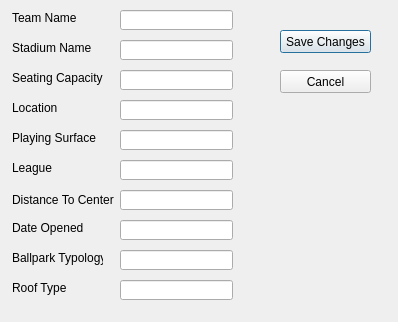
<?xml version="1.0" encoding="UTF-8"?>
<ui version="4.0">
 <class>editTeam</class>
 <widget class="QDialog" name="editTeam">
  <property name="geometry">
   <rect>
    <x>0</x>
    <y>0</y>
    <width>398</width>
    <height>322</height>
   </rect>
  </property>
  <property name="windowTitle">
   <string>Dialog</string>
  </property>
  <widget class="QLineEdit" name="lineEdit">
   <property name="geometry">
    <rect>
     <x>120</x>
     <y>10</y>
     <width>113</width>
     <height>20</height>
    </rect>
   </property>
  </widget>
  <widget class="QLabel" name="label">
   <property name="geometry">
    <rect>
     <x>12</x>
     <y>10</y>
     <width>91</width>
     <height>16</height>
    </rect>
   </property>
   <property name="text">
    <string>Team Name</string>
   </property>
  </widget>
  <widget class="QLabel" name="label_2">
   <property name="geometry">
    <rect>
     <x>12</x>
     <y>40</y>
     <width>91</width>
     <height>16</height>
    </rect>
   </property>
   <property name="text">
    <string>Stadium Name</string>
   </property>
  </widget>
  <widget class="QLabel" name="label_3">
   <property name="geometry">
    <rect>
     <x>12</x>
     <y>70</y>
     <width>91</width>
     <height>16</height>
    </rect>
   </property>
   <property name="text">
    <string>Seating Capacity</string>
   </property>
  </widget>
  <widget class="QLabel" name="label_4">
   <property name="geometry">
    <rect>
     <x>12</x>
     <y>100</y>
     <width>91</width>
     <height>16</height>
    </rect>
   </property>
   <property name="text">
    <string>Location</string>
   </property>
  </widget>
  <widget class="QLabel" name="label_5">
   <property name="geometry">
    <rect>
     <x>12</x>
     <y>130</y>
     <width>91</width>
     <height>16</height>
    </rect>
   </property>
   <property name="text">
    <string>Playing Surface</string>
   </property>
  </widget>
  <widget class="QLabel" name="label_6">
   <property name="geometry">
    <rect>
     <x>12</x>
     <y>160</y>
     <width>91</width>
     <height>16</height>
    </rect>
   </property>
   <property name="text">
    <string>League</string>
   </property>
  </widget>
  <widget class="QLabel" name="label_7">
   <property name="geometry">
    <rect>
     <x>12</x>
     <y>220</y>
     <width>91</width>
     <height>16</height>
    </rect>
   </property>
   <property name="text">
    <string>Date Opened</string>
   </property>
  </widget>
  <widget class="QLabel" name="label_8">
   <property name="geometry">
    <rect>
     <x>12</x>
     <y>190</y>
     <width>111</width>
     <height>20</height>
    </rect>
   </property>
   <property name="text">
    <string>Distance To Center</string>
   </property>
  </widget>
  <widget class="QLabel" name="label_9">
   <property name="geometry">
    <rect>
     <x>12</x>
     <y>250</y>
     <width>91</width>
     <height>16</height>
    </rect>
   </property>
   <property name="text">
    <string>Ballpark Typology</string>
   </property>
  </widget>
  <widget class="QLabel" name="label_10">
   <property name="geometry">
    <rect>
     <x>12</x>
     <y>280</y>
     <width>91</width>
     <height>16</height>
    </rect>
   </property>
   <property name="text">
    <string>Roof Type</string>
   </property>
  </widget>
  <widget class="QLineEdit" name="lineEdit_2">
   <property name="geometry">
    <rect>
     <x>120</x>
     <y>40</y>
     <width>113</width>
     <height>20</height>
    </rect>
   </property>
  </widget>
  <widget class="QLineEdit" name="lineEdit_3">
   <property name="geometry">
    <rect>
     <x>120</x>
     <y>70</y>
     <width>113</width>
     <height>20</height>
    </rect>
   </property>
  </widget>
  <widget class="QLineEdit" name="lineEdit_4">
   <property name="geometry">
    <rect>
     <x>120</x>
     <y>100</y>
     <width>113</width>
     <height>20</height>
    </rect>
   </property>
  </widget>
  <widget class="QLineEdit" name="lineEdit_5">
   <property name="geometry">
    <rect>
     <x>120</x>
     <y>130</y>
     <width>113</width>
     <height>20</height>
    </rect>
   </property>
  </widget>
  <widget class="QLineEdit" name="lineEdit_6">
   <property name="geometry">
    <rect>
     <x>120</x>
     <y>160</y>
     <width>113</width>
     <height>20</height>
    </rect>
   </property>
  </widget>
  <widget class="QLineEdit" name="lineEdit_7">
   <property name="geometry">
    <rect>
     <x>120</x>
     <y>190</y>
     <width>113</width>
     <height>20</height>
    </rect>
   </property>
  </widget>
  <widget class="QLineEdit" name="lineEdit_8">
   <property name="geometry">
    <rect>
     <x>120</x>
     <y>220</y>
     <width>113</width>
     <height>20</height>
    </rect>
   </property>
  </widget>
  <widget class="QLineEdit" name="lineEdit_9">
   <property name="geometry">
    <rect>
     <x>120</x>
     <y>250</y>
     <width>113</width>
     <height>20</height>
    </rect>
   </property>
  </widget>
  <widget class="QLineEdit" name="lineEdit_10">
   <property name="geometry">
    <rect>
     <x>120</x>
     <y>280</y>
     <width>113</width>
     <height>20</height>
    </rect>
   </property>
  </widget>
  <widget class="QPushButton" name="SaveButton">
   <property name="geometry">
    <rect>
     <x>280</x>
     <y>30</y>
     <width>91</width>
     <height>23</height>
    </rect>
   </property>
   <property name="text">
    <string>Save Changes</string>
   </property>
  </widget>
  <widget class="QPushButton" name="CancelButton">
   <property name="geometry">
    <rect>
     <x>280</x>
     <y>70</y>
     <width>91</width>
     <height>23</height>
    </rect>
   </property>
   <property name="text">
    <string>Cancel</string>
   </property>
  </widget>
 </widget>
 <resources/>
 <connections/>
</ui>
